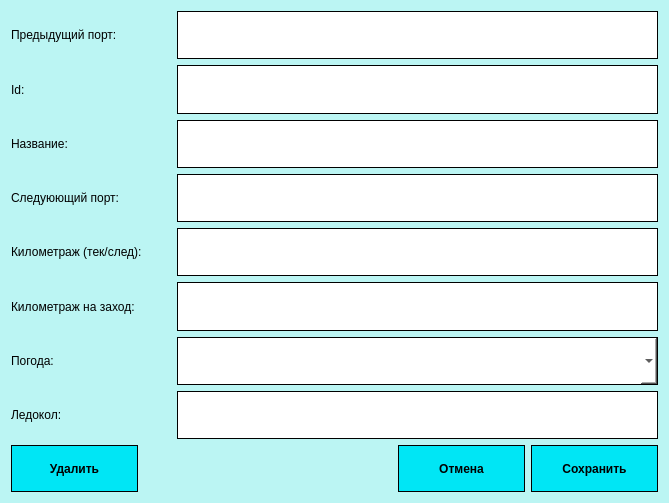
<?xml version="1.0" encoding="UTF-8"?>
<ui version="4.0">
 <class>PORT_Dialog</class>
 <widget class="QDialog" name="PORT_Dialog">
  <property name="geometry">
   <rect>
    <x>0</x>
    <y>0</y>
    <width>669</width>
    <height>503</height>
   </rect>
  </property>
  <property name="windowTitle">
   <string>Dialog</string>
  </property>
  <property name="styleSheet">
   <string notr="true">QDialog#PORT_Dialog {
	background-color: rgb(187, 245, 243);
}</string>
  </property>
  <layout class="QGridLayout" name="gridLayout" rowstretch="90,10">
   <item row="0" column="0">
    <layout class="QVBoxLayout" name="verticalLayout">
     <item>
      <layout class="QHBoxLayout" name="horizontalLayout_2" stretch="25,75">
       <item>
        <widget class="QLabel" name="label">
         <property name="text">
          <string>Предыдущий порт:</string>
         </property>
        </widget>
       </item>
       <item>
        <widget class="QLineEdit" name="lineEdit">
         <property name="sizePolicy">
          <sizepolicy hsizetype="Expanding" vsizetype="Ignored">
           <horstretch>0</horstretch>
           <verstretch>0</verstretch>
          </sizepolicy>
         </property>
         <property name="styleSheet">
          <string notr="true">QLineEdit {
border: 1px solid #000000;
}</string>
         </property>
        </widget>
       </item>
      </layout>
     </item>
     <item>
      <layout class="QHBoxLayout" name="horizontalLayout_3" stretch="25,75">
       <item>
        <widget class="QLabel" name="label_2">
         <property name="text">
          <string>Id:</string>
         </property>
        </widget>
       </item>
       <item>
        <widget class="QLineEdit" name="lineEdit_2">
         <property name="sizePolicy">
          <sizepolicy hsizetype="Expanding" vsizetype="Ignored">
           <horstretch>0</horstretch>
           <verstretch>0</verstretch>
          </sizepolicy>
         </property>
         <property name="styleSheet">
          <string notr="true">QLineEdit {
border: 1px solid #000000;
}</string>
         </property>
        </widget>
       </item>
      </layout>
     </item>
     <item>
      <layout class="QHBoxLayout" name="horizontalLayout_4" stretch="25,75">
       <item>
        <widget class="QLabel" name="label_3">
         <property name="text">
          <string>Название:</string>
         </property>
        </widget>
       </item>
       <item>
        <widget class="QLineEdit" name="lineEdit_3">
         <property name="sizePolicy">
          <sizepolicy hsizetype="Expanding" vsizetype="Ignored">
           <horstretch>0</horstretch>
           <verstretch>0</verstretch>
          </sizepolicy>
         </property>
         <property name="styleSheet">
          <string notr="true">QLineEdit {
border: 1px solid #000000;
}</string>
         </property>
        </widget>
       </item>
      </layout>
     </item>
     <item>
      <layout class="QHBoxLayout" name="horizontalLayout_5" stretch="25,75">
       <item>
        <widget class="QLabel" name="label_4">
         <property name="text">
          <string>Следуюющий порт:</string>
         </property>
        </widget>
       </item>
       <item>
        <widget class="QLineEdit" name="lineEdit_4">
         <property name="sizePolicy">
          <sizepolicy hsizetype="Expanding" vsizetype="Ignored">
           <horstretch>0</horstretch>
           <verstretch>0</verstretch>
          </sizepolicy>
         </property>
         <property name="styleSheet">
          <string notr="true">QLineEdit {
border: 1px solid #000000;
}</string>
         </property>
        </widget>
       </item>
      </layout>
     </item>
     <item>
      <layout class="QHBoxLayout" name="horizontalLayout_6" stretch="25,75">
       <item>
        <widget class="QLabel" name="label_5">
         <property name="text">
          <string>Километраж (тек/след):</string>
         </property>
        </widget>
       </item>
       <item>
        <widget class="QLineEdit" name="lineEdit_5">
         <property name="sizePolicy">
          <sizepolicy hsizetype="Expanding" vsizetype="Ignored">
           <horstretch>0</horstretch>
           <verstretch>0</verstretch>
          </sizepolicy>
         </property>
         <property name="styleSheet">
          <string notr="true">QLineEdit {
border: 1px solid #000000;
}</string>
         </property>
        </widget>
       </item>
      </layout>
     </item>
     <item>
      <layout class="QHBoxLayout" name="horizontalLayout_7" stretch="25,75">
       <item>
        <widget class="QLabel" name="label_6">
         <property name="text">
          <string>Километраж на заход:</string>
         </property>
        </widget>
       </item>
       <item>
        <widget class="QLineEdit" name="lineEdit_6">
         <property name="sizePolicy">
          <sizepolicy hsizetype="Expanding" vsizetype="Ignored">
           <horstretch>0</horstretch>
           <verstretch>0</verstretch>
          </sizepolicy>
         </property>
         <property name="styleSheet">
          <string notr="true">QLineEdit {
border: 1px solid #000000;
}</string>
         </property>
        </widget>
       </item>
      </layout>
     </item>
     <item>
      <layout class="QHBoxLayout" name="horizontalLayout_8" stretch="25,75">
       <item>
        <widget class="QLabel" name="label_7">
         <property name="text">
          <string>Погода:</string>
         </property>
        </widget>
       </item>
       <item>
        <widget class="QComboBox" name="comboBox">
         <property name="sizePolicy">
          <sizepolicy hsizetype="Preferred" vsizetype="Ignored">
           <horstretch>0</horstretch>
           <verstretch>0</verstretch>
          </sizepolicy>
         </property>
         <property name="styleSheet">
          <string notr="true">
QComboBox::drop-down {
    subcontrol-origin: padding;
    subcontrol-position: top right;
     width: 10px;
	background-color:  rgb(0, 230, 245);
    image: url(:/new/prefix1/1.png);
    padding-left: 7px;
	padding-right: 7px;

    border-left-width: 1px;
    border-left-color: black;
    border-left-style: solid;  
 }
QComboBox {
background-color: rgb(255, 255, 255);
border: 1px solid black;
}
QComboBox QAbstractItemView {
    background-color: rgb(255, 255, 255);
 }</string>
         </property>
        </widget>
       </item>
      </layout>
     </item>
     <item>
      <layout class="QHBoxLayout" name="horizontalLayout_9" stretch="25,75">
       <item>
        <widget class="QLabel" name="label_8">
         <property name="text">
          <string>Ледокол:</string>
         </property>
        </widget>
       </item>
       <item>
        <widget class="QLineEdit" name="lineEdit_8">
         <property name="sizePolicy">
          <sizepolicy hsizetype="Expanding" vsizetype="Ignored">
           <horstretch>0</horstretch>
           <verstretch>0</verstretch>
          </sizepolicy>
         </property>
         <property name="styleSheet">
          <string notr="true">QLineEdit {
border: 1px solid #000000;
}</string>
         </property>
        </widget>
       </item>
      </layout>
     </item>
    </layout>
   </item>
   <item row="1" column="0">
    <layout class="QHBoxLayout" name="horizontalLayout" stretch="20,40,20,20">
     <item>
      <widget class="QPushButton" name="pushButton_3">
       <property name="sizePolicy">
        <sizepolicy hsizetype="Minimum" vsizetype="Ignored">
         <horstretch>0</horstretch>
         <verstretch>0</verstretch>
        </sizepolicy>
       </property>
       <property name="styleSheet">
        <string notr="true">QPushButton {
background-color: rgb(0, 230, 245);
font:bold;
border: 1px solid #000000;
}
QPushButton::hover {
	background-color: rgb(0, 243, 255);
}
QPushButton::pressed {
	border: 3px solid #000000;
}</string>
       </property>
       <property name="text">
        <string>Удалить</string>
       </property>
       <property name="autoDefault">
        <bool>false</bool>
       </property>
      </widget>
     </item>
     <item>
      <spacer name="horizontalSpacer">
       <property name="orientation">
        <enum>Qt::Horizontal</enum>
       </property>
       <property name="sizeHint" stdset="0">
        <size>
         <width>40</width>
         <height>20</height>
        </size>
       </property>
      </spacer>
     </item>
     <item>
      <widget class="QPushButton" name="pushButton">
       <property name="sizePolicy">
        <sizepolicy hsizetype="Minimum" vsizetype="Ignored">
         <horstretch>0</horstretch>
         <verstretch>0</verstretch>
        </sizepolicy>
       </property>
       <property name="styleSheet">
        <string notr="true">QPushButton {
background-color: rgb(0, 230, 245);
font:bold;
border: 1px solid #000000;
}
QPushButton::hover {
	background-color: rgb(0, 243, 255);
}
QPushButton::pressed {
	border: 3px solid #000000;
}</string>
       </property>
       <property name="text">
        <string>Отмена</string>
       </property>
      </widget>
     </item>
     <item>
      <widget class="QPushButton" name="pushButton_2">
       <property name="sizePolicy">
        <sizepolicy hsizetype="Minimum" vsizetype="Ignored">
         <horstretch>0</horstretch>
         <verstretch>0</verstretch>
        </sizepolicy>
       </property>
       <property name="styleSheet">
        <string notr="true">QPushButton {
background-color: rgb(0, 230, 245);
font:bold;
border: 1px solid #000000;
}
QPushButton::hover {
	background-color: rgb(0, 243, 255);
}
QPushButton::pressed {
	border: 3px solid #000000;
}</string>
       </property>
       <property name="text">
        <string>Сохранить</string>
       </property>
       <property name="autoDefault">
        <bool>false</bool>
       </property>
      </widget>
     </item>
    </layout>
   </item>
  </layout>
 </widget>
 <resources/>
 <connections/>
</ui>
